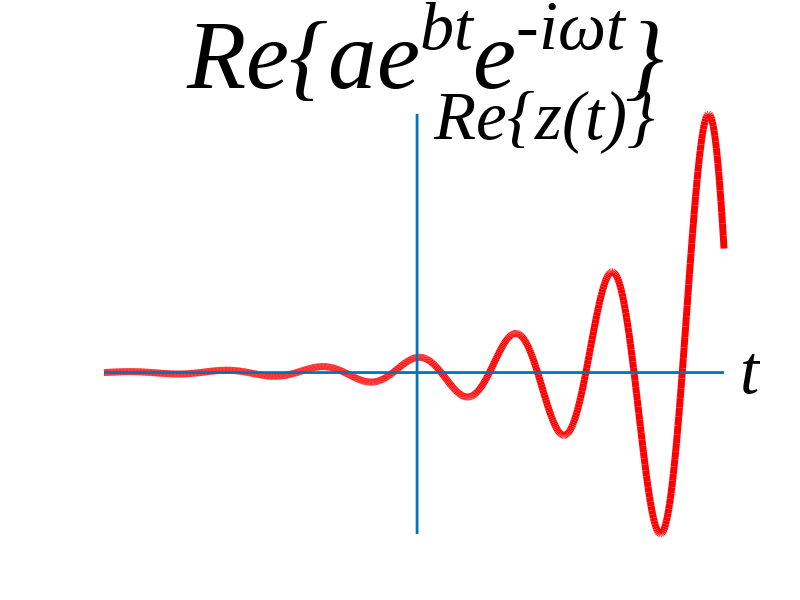

Write MATLAB code to recreate this figure.
clc;
close all force;
clear variables;

a = 0.01;
b = 0.15;
t = [20:-0.05:-20.4];

RE = a*exp(b*(t(1:length(t)))).*cos((t(1:length(t))));
minX = min(t);
maxX = max(t);
minY = min(RE);
maxY = max(RE);

set(0, 'DefaultAxesFontName', 'Times New Roman');
figure('Position', [1 1 1920 1080]);

plot(t, RE, 'r', 'LineWidth', 5);
line([minX, maxX],[0, 0], 'LineWidth', 2);
line([0, 0],[minY, maxY], 'LineWidth', 2);
text(maxX, 0,'\it t', 'FontSize', 50, 'Fontname','Times New Roman', 'fontWeight', 'Bold');
text(0, maxY-0.005,'\it Re\{z(t)\}', 'FontSize', 50, 'Fontname','Times New Roman', 'fontWeight', 'Bold');
axis off;
axis([minX maxX minY maxY]);
title('\it Re\{ae^b^te^-^i^\omega^t\}', 'FontSize', 70, 'Fontname','Times New Roman', 'fontWeight', 'Bold');